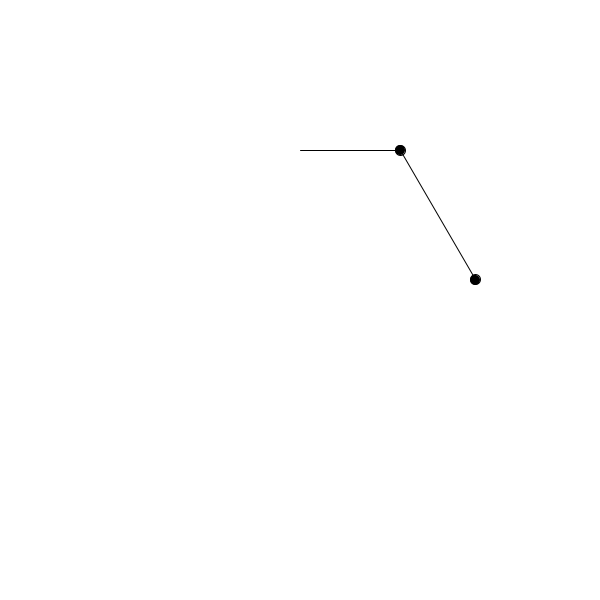
Frame 1 (no input)
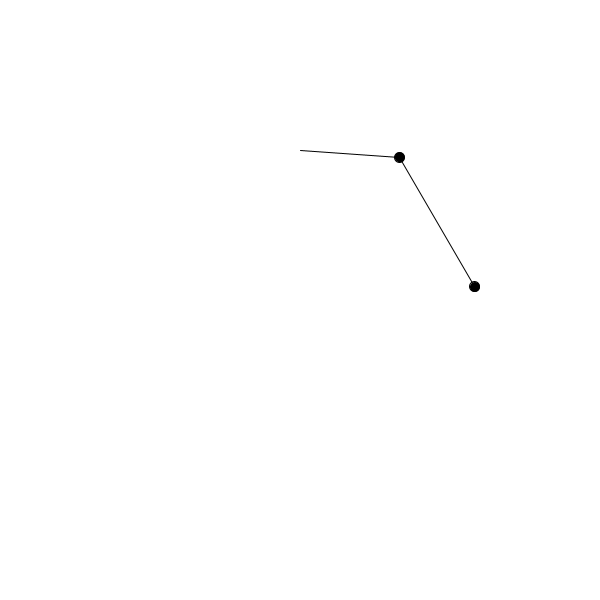
Frame 60 (the mouse pressed at the canvas centre just before this capture)
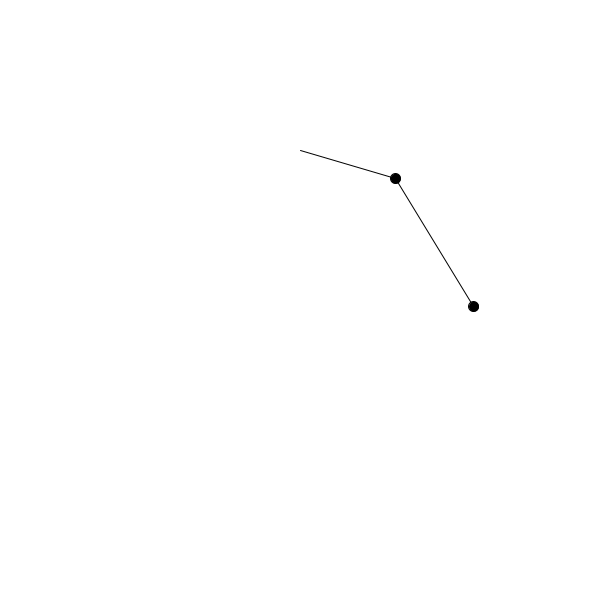
Frame 120 (the mouse held since frame 60 and released just before this capture)

The Processing sketch that drew these frames (run headless with seeded random() and noise(); from frame 60 on, the mouse is pressed at the canvas centre):

// Processing sketch: DoublePendulum
// ── DoublePendulum.pde
float g = 9.8066;

float m1 =10;
float m2 = 5;

float l1 = 100;
float l2 = 150;

float theta1 = PI/2;
float theta2 = PI/6;

float dt = 0.02;

float x1, y1, x2, y2;
float ddtheta1, ddtheta2;
float dtheta1, dtheta2;


void setup() {
  
  size(600, 600);
  background(255);
  frameRate(144);
  
}

void draw() {
  
  translate(width/2, height/4);
  background(255);
  
  ddtheta1 = (- m2*l2*ddtheta2*cos(theta1-theta2) - m2*l2*dtheta2*dtheta2*sin(theta1-theta2) - (m1+m2)*g*sin(theta1))/((m1+m2)*l1);
  ddtheta2 = (m2*l1*dtheta1*dtheta1*sin(theta1-theta2) - m2*l1*ddtheta1*cos(theta1-theta2) - m2*g*sin(theta2))/(m2*l2);
  
  dtheta1 += ddtheta1 * dt;
  dtheta2 += ddtheta2 * dt;
  
  theta1 += dtheta1 * dt;
  theta2 += dtheta2 * dt;
  
  x1 = l1 * sin(theta1);
  y1 = l1 * cos(theta1);
  
  x2 = x1 + l2 * sin(theta2);
  y2 = y1 + l2 * cos(theta2);
  
  stroke(0);
  fill(0);
  line(0, 0, x1, y1);
  circle(x1, y1, 10);
  line(x1, y1, x2, y2);
  circle(x2, y2, 10);
  stroke(255, 0, 0);
  
  
}
  
